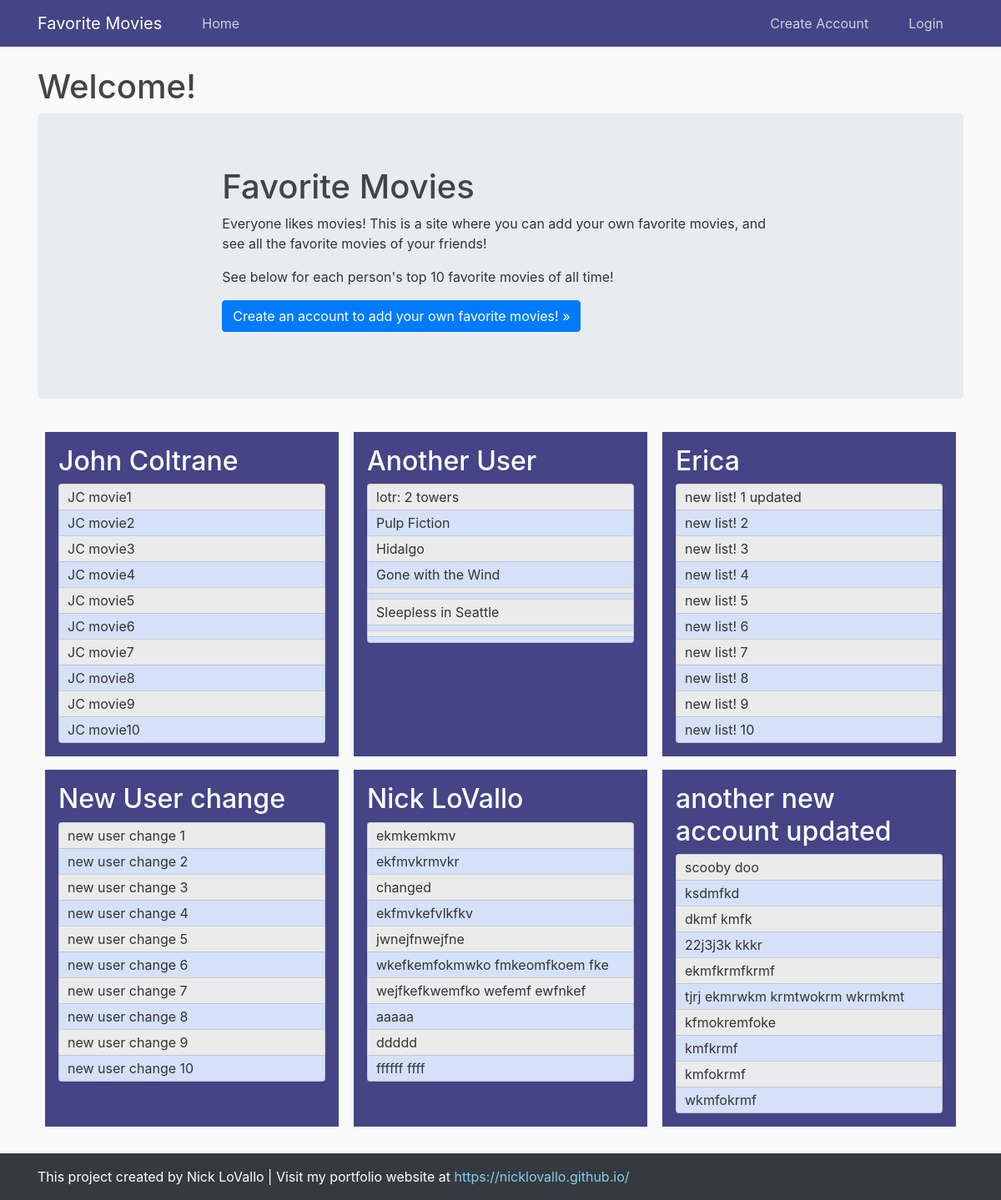
The page / on the database its author committed.
### app.py (models this page shows)
class MovieList(db.Model):
  id = db.Column(db.Integer, primary_key=True)
  movie1 = db.Column(db.String(100))
  movie2 = db.Column(db.String(100))
  movie3 = db.Column(db.String(100))
  movie4 = db.Column(db.String(100))
  movie5 = db.Column(db.String(100))
  movie6 = db.Column(db.String(100))
  movie7 = db.Column(db.String(100))
  movie8 = db.Column(db.String(100))
  movie9 = db.Column(db.String(100))
  movie10 = db.Column(db.String(100))
  user_id = db.Column(db.Integer, db.ForeignKey('user.id'), nullable=False)

class User(db.Model, UserMixin):
  id = db.Column(db.Integer, primary_key=True)
  name = db.Column(db.String(50), unique=True, nullable=False)
  password = db.Column(db.String(60), nullable=False)
  movie_list = db.relationship('MovieList', backref='creator', lazy=True)

### app.py (the view)
@app.route('/')
def index():
  allMovieLists = MovieList.query.all()
  return render_template('index.html', allMovieLists=allMovieLists)

### templates/index.html (shortened to what this page needs)
{% extends 'base.html' %}
{% block content %}
<h1>Welcome!</h1>
<main role="main">
  <div class="jumbotron">
    <div class="col-sm-8 mx-auto">
      <h1>Favorite Movies</h1>
      <p>Everyone likes movies! This is a site where you can add your own favorite movies, and see all the favorite movies of your friends!</p>
      <p>See below for each person's top 10 favorite movies of all time!</p>
      {% if current_user.is_authenticated %}
        {% if current_user.movie_list|length == 1 %}
        <p>
          <a class="btn btn-primary" href="{{ url_for('add') }}" role="button">Edit your list of favorite movies &raquo;</a>
        </p>
        {% else %}
        <p>
          <a class="btn btn-primary" href="{{ url_for('add') }}" role="button">Add your list of favorite movies &raquo;</a>
        </p>
      {% endif %}
      {% else %}
      <p>
        <a class="btn btn-primary" href="{{ url_for('register') }}" role="button">Create an account to add your own favorite movies! &raquo;</a>
      </p>
      {% endif %}
    </div>
  </div>
</main>
<div class="container">
  <div class="row d-flex justify-content-around">
    {% for movieList in allMovieLists %}
    <div class="col-md-3.5 m-2 p-3 fav-list-div d-flex flex-column">
      <h2>{{ movieList['creator']['name'] }}</h2>
      <ul class="list-group">
        <li class="list-group-item">{{ movieList['movie1'] }}</li>
        <li class="list-group-item">{{ movieList['movie2'] }}</li>
        <li class="list-group-item">{{ movieList['movie3'] }}</li>
        <li class="list-group-item">{{ movieList['movie4'] }}</li>
        <li class="list-group-item">{{ movieList['movie5'] }}</li>
        <li class="list-group-item">{{ movieList['movie6'] }}</li>
        <li class="list-group-item">{{ movieList['movie7'] }}</li>
        <li class="list-group-item">{{ movieList['movie8'] }}</li>
        <li class="list-group-item">{{ movieList['movie9'] }}</li>
        <li class="list-group-item">{{ movieList['movie10'] }}</li>
      </ul>
    </div>
    {% endfor %}
  </div>
</div>
{% endblock %}

### templates/base.html (shortened to what this page needs)
<!doctype html>
<html lang="en">
  <head>
    <link rel="stylesheet" href="https://stackpath.bootstrapcdn.com/bootstrap/4.3.1/css/bootstrap.min.css">
    <link rel="stylesheet" type="text/css" href="{{ url_for('static', filename='main.css') }}">
  </head>
  <body>
    <header class="site-header">
      <nav class="navbar navbar-expand-md navbar-dark bg-purple fixed-top">
        <div class="container">
          <a class="navbar-brand mr-4" href="{{ url_for('index') }}">Favorite Movies</a>
          {% if current_user.is_authenticated %}
          <div class="collapse navbar-collapse" id="navbarToggle">
            <div class="navbar-nav mr-auto">
              <a class="nav-item nav-link ml-3 mr-3" href="{{ url_for('index') }}">Home</a>
              <a class="nav-item nav-link ml-3 mr-3" href="{{ url_for('add') }}">Favorite Movies List</a>
            </div>
            <div class="navbar-nav">
              <a class="nav-item nav-link ml-3 mr-3" href="{{ url_for('account') }}">Account</a>
              <a class="nav-item nav-link ml-3 mr-3" href="{{ url_for('logout') }}">Logout</a>
            </div>
          </div>
          {% else %}
          <div class="collapse navbar-collapse" id="navbarToggle">
            <div class="navbar-nav mr-auto">
              <a class="nav-item nav-link ml-3 mr-3" href="{{ url_for('index') }}">Home</a>
            </div>
            <div class="navbar-nav">
                <a class="nav-item nav-link ml-3 mr-3" href="{{ url_for('register') }}">Create Account</a>
                <a class="nav-item nav-link ml-3 mr-3" href="{{ url_for('login') }}">Login</a>
            </div>
          </div>
          {% endif %}
        </div>
      </nav>
    </header>
    <main role="main" class="container">
      <div class="row">
        <div class="col-md-12">
          {% block content %}{% endblock %}
        </div>
      </div>
    </main>
    {% if request.path == url_for('register') or request.path == url_for('login') or request.path == url_for('account') %}
      <footer class="footer bg-dark text-white mt-4 p-3 fixed-bottom">
    {% else %}
      <footer class="footer bg-dark text-white mt-4 p-3">
    {% endif %}
        <div class="container">
          <span>This project created by Nick LoVallo | Visit my portfolio website at <a class="portfolio-tag" href="https://nicklovallo.github.io/" target="_blank">https://nicklovallo.github.io/</a></span>
        </div>
      </footer>
  </body>
</html>

### static/main.css (style rules this page uses)
body { background: #fafafa; color: #333333; margin-top: 5rem; }
h1, h3, h4, h5, h6 { color: #444444; }
.bg-purple { background-color: rgb(68, 68, 134); }
.site-header .navbar-nav .nav-link { color: #cbd5db; }
.list-group-item { padding: 3px 10px; background-color: rgb(230, 230, 230); }
.fav-list-div { background-color: rgb(68, 68, 134); width: 22rem; }
h2 { color: white; }
.list-group-item { background-color: rgb(235, 235, 235); }
.list-group-item:nth-child(even) { background-color: rgb(212, 225, 248); }
.portfolio-tag { color: skyblue; }

### rows shown on the page
MovieList: creator.name "John Coltrane", movie1 "JC movie1", movie2 "JC movie2", movie3 "JC movie3", movie4 "JC movie4", movie5 "JC movie5", movie6 "JC movie6", movie7 "JC movie7", movie8 "JC movie8", movie9 "JC movie9", movie10 "JC movie10"
MovieList: creator.name "Another User", movie1 "lotr: 2 towers", movie2 "Pulp Fiction", movie3 "Hidalgo", movie4 "Gone with the Wind", movie7 "Sleepless in Seattle"
MovieList: creator.name "Erica", movie1 "new list! 1 updated", movie2 "new list! 2", movie3 "new list! 3", movie4 "new list! 4", movie5 "new list! 5", movie6 "new list! 6", movie7 "new list! 7", movie8 "new list! 8", movie9 "new list! 9", movie10 "new list! 10"
MovieList: creator.name "New User change", movie1 "new user change 1", movie2 "new user change 2", movie3 "new user change 3", movie4 "new user change 4", movie5 "new user change 5", movie6 "new user change 6", movie7 "new user change 7", movie8 "new user change 8", movie9 "new user change 9", movie10 "new user change 10"
MovieList: creator.name "Nick LoVallo", movie1 "ekmkemkmv", movie2 "ekfmvkrmvkr", movie3 "changed", movie4 "ekfmvkefvlkfkv", movie5 "jwnejfnwejfne", movie6 "wkefkemfokmwko fmkeomfkoem fke", movie7 "wejfkefkwemfko wefemf ewfnkef", movie8 "aaaaa", movie9 "ddddd", movie10 "ffffff ffff"
MovieList: creator.name "another new account updated", movie1 "scooby doo", movie2 "ksdmfkd", movie3 "dkmf kmfk", movie4 "22j3j3k kkkr", movie5 "ekmfkrmfkrmf", movie6 "tjrj ekmrwkm krmtwokrm wkrmkmt", movie7 "kfmokremfoke", movie8 "kmfkrmf", movie9 "kmfokrmf", movie10 "wkmfokrmf"
